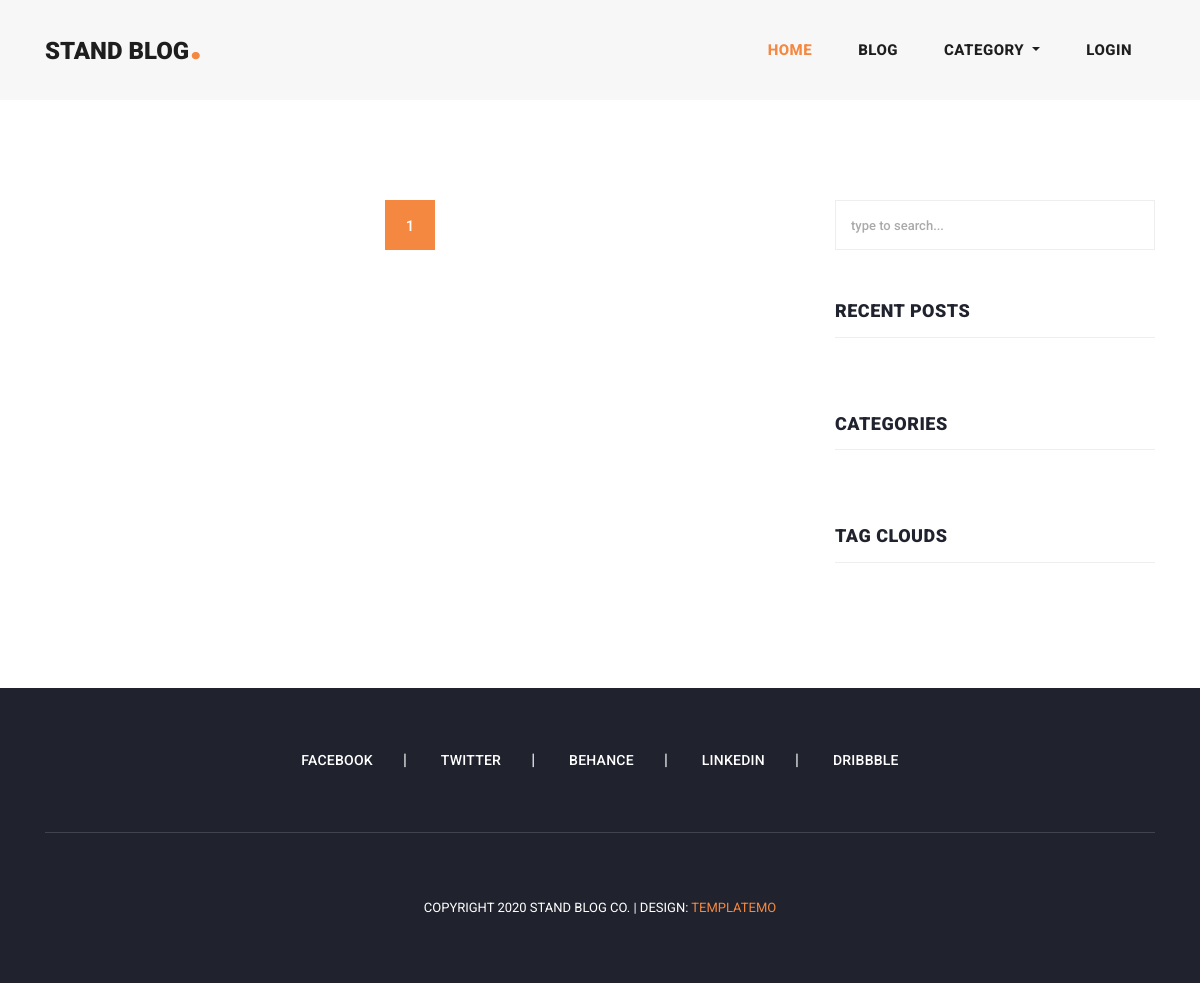
The app's page /post, older data.
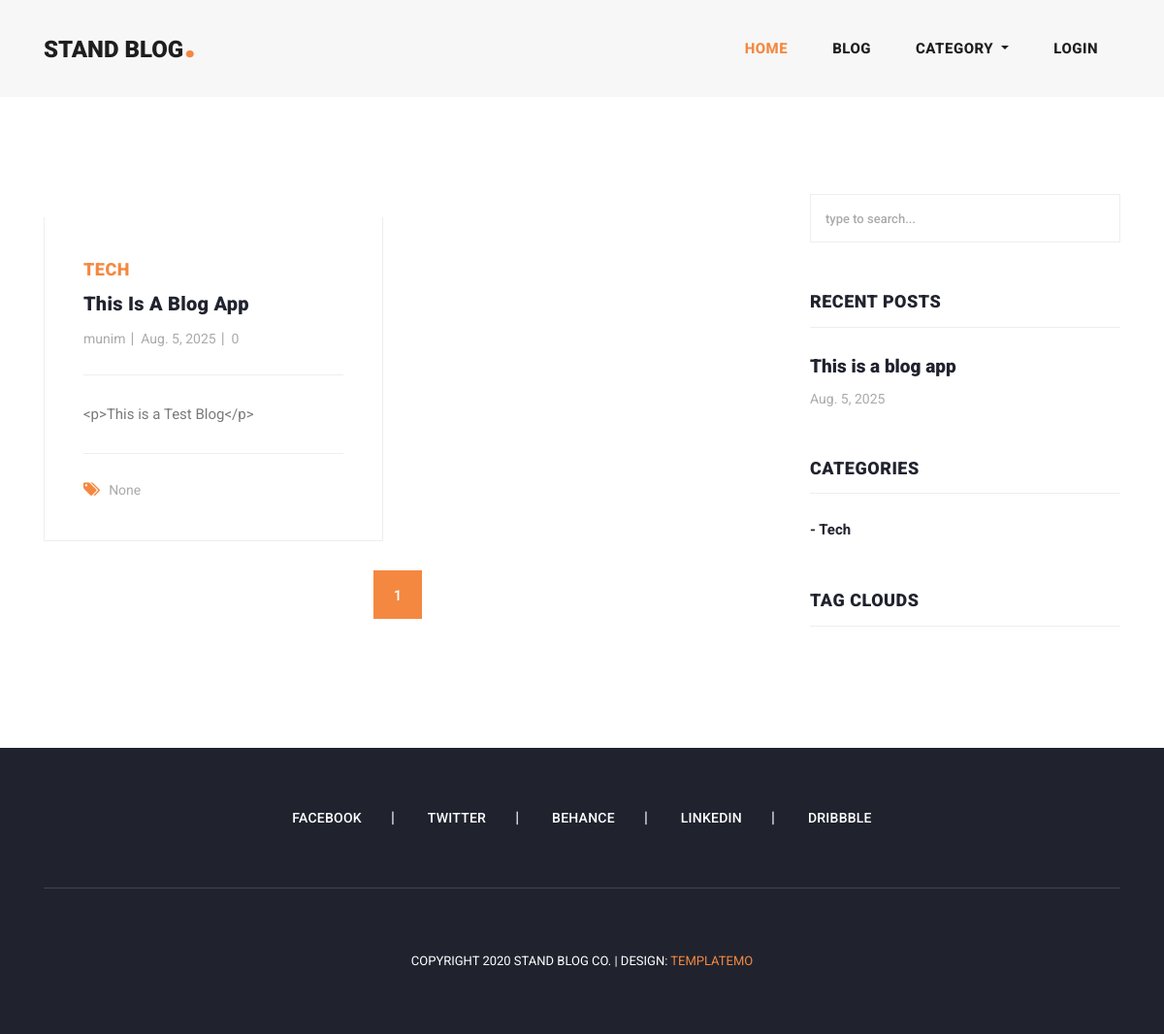
The same page, newer data.
### home/models.py (models this page shows, shortened)
class Blog (models.Model):
    Banner = models.ImageField(upload_to = 'blog')
    user = models.ForeignKey(User, on_delete=models.CASCADE , related_name='blog_user')
    title = models.CharField(max_length=255)
    category = models.ForeignKey(Category, on_delete=models.CASCADE , related_name='blog_category')
    description = RichTextField()
    tags = models.ManyToManyField(Tag , related_name ='blog_tag', blank=True)
    likes = models.ManyToManyField(User,  blank=True, related_name ='blog_likes', )
    created = models.DateField(auto_now_add=True)
    slug = models.SlugField(blank=True, null=True , unique=True)

class Category(models.Model):
    title = models.CharField(max_length=255)
    slug = models.SlugField(unique=True , blank=True , null=True)
    def __str__(self):
        return self.title

### accounts/models.py (models this page shows, shortened)
class User(AbstractUser):
    email = models.EmailField()
    phone = models.CharField(max_length=12)
    profile_image = models.ImageField(upload_to = 'profile_image',blank = True , null= True)
    REQUIRED_FIELDS = ['email']
    objects = UserManager()

### home/views.py (the view)
# urls.py: path('post', views.blog , name = 'post'),
def blog(request):
  queryset = Blog.objects.order_by('-created')
  tag = Tag.objects.order_by('-created_at')
  page = request.GET.get('page', 1)
  paginator = Paginator(queryset, 4)
  try:
    blog = paginator.page(page)
  except EmptyPage:
    blog =  paginator.page(1)
  except PageNotAnInteger:
    blog = paginator.page(1)
  context = {'blogs':blog,'tags':tag,'paginator':paginator}
  return render(request,'post.html',context)

### home/context_processor.py (called while the page is built)
def get_all_categories(request):
    categories = Category.objects.all()
    context = {'categories': categories}
    return context

### templates/post.html (shortened to what this page needs)
{% extends 'base.html' %}
{% block content %}
<section class="blog-posts grid-system">
    <div class="container">
      <div class="row">
        <div class="col-lg-8">
          <div class="all-blog-posts">
            <div class="row">
              {% for blog in blogs   %}
              <div class="col-lg-6">
                <div class="blog-post">
                  <div class="blog-thumb">
                  </div>
                  <div class="down-content">
                    <span>{{blog.category}}</span>
                    <a href="{% url 'blog_datails' blog.slug %}"><h4>{{blog.title}}</h4></a>
                    <ul class="post-info">
                      <li><a href="#">{{blog.user.username}}</a></li>
                      <li><a href="#">{{blog.created}}</a></li>
                      <li><a href="#">{{blog.blog_comment.count}}</a></li>
                    </ul>
                    <p>{{blog.description| truncatewords:10}}</p>
                    <div class="post-options">
                      <div class="row">
                        <div class="col-lg-12">
                          <ul class="post-tags">
                            {% if blog.tags.all.count > 0 %}
                            {% for tag in blog.tags.all  %}
                            <li><i class="fa fa-tags"></i></li>
                            <li><a href="#">{{tag.title}}</a></li>
                           {% endfor %}
                           {% else %}
                           <li><i class="fa fa-tags"></i></li>
                           <li><a href="#">None</a></li>
                            {% endif %}
                          </ul>
                        </div>
                      </div>
                    </div>
                  </div>
                </div>
              </div>
              {% endfor %}
             {% include 'pagination.html' %}
            </div>
          </div>
        </div>
        <div class="col-lg-4">
          <div class="sidebar">
            <div class="row">
              <div class="col-lg-12">
                <div class="sidebar-item search">
                  <form id="search_form" name="gs" method="GET" action="#">
                    <input type="text" name="q" class="searchText" placeholder="type to search..." autocomplete="on">
                  </form>
                </div>
              </div>
              {% include 'sidebar.html' %}
            </div>
          </div>
        </div>
      </div>
    </div>
  </section>
  {% endblock %}

### templates/base.html (shortened to what this page needs)
<!DOCTYPE html>
{% load static %}
<html lang="en">
  <head>
    <link href="{% static 'vendor/bootstrap/css/bootstrap.min.css' %}" rel="stylesheet">
    <link rel="stylesheet" href="{% static 'assets/css/fontawesome.css'%}">
    <link rel="stylesheet" href="{% static 'assets/css/templatemo-stand-blog.css'%}">
    <link rel="stylesheet" href="{% static 'assets/css/owl.css'%}">
  </head>
  <body>
    {% include 'header.html' %}
    {%block content%}{%endblock%}
    {% include 'fotter.html' %}
</body>
</html>

### templates/header.html (shortened to what this page needs)
<header class="">
    <nav class="navbar navbar-expand-lg">
      <div class="container">
        <a class="navbar-brand" href="{%url 'index'%}"><h2>Stand Blog<em>.</em></h2></a>
        <div class="collapse navbar-collapse" id="navbarResponsive">
          <ul class="navbar-nav ml-auto">
            <li class="nav-item active">
              <a class="nav-link" href="{%url 'index'%}">Home
              </a>
            </li>
            <li class="nav-item">
              <a class="nav-link" href="{%url 'post'%}">Blog</a>
            </li>
            <li class="nav-item dropdown">
              <a class="nav-link dropdown-toggle" href="#" role="button" data-toggle="dropdown" aria-expanded="false">
                Category
              </a>
            {% if request.user.is_authenticated %}
            <li class="nav-item dropdown">
              <a class="nav-link dropdown-toggle" href="#" role="button" data-toggle="dropdown" aria-expanded="false">
                {{request.user}}
              </a>
              <div class="dropdown-menu">
                <a class="dropdown-item" href="{% url 'profile'%}"> My Profile</a>
                <a class="dropdown-item" href="{%url 'logout'%}">Logout</a>
              </div>
              {% else %}
              <li class="nav-item">
                <a class="nav-link" href="{%url 'login'%}">Login</a>
              </li>
            {% endif %}
          </ul>
        </div>
      </div>
    </nav>
  </header>

### templates/pagination.html (shortened to what this page needs)
<div class="col-lg-12">
    <ul class="page-numbers">
      {% for page in paginator.page_range%}
      {% if page == blogs.number  %}
      <li class="active"><a href="?page={{page}}">{{page}}</a></li>
     {% else %}
      <li ><a href="?page={{page}}">{{page}}</a></li>
      {% endif %}
      {% endfor %}
    </ul>
  </div>

### templates/sidebar.html (shortened to what this page needs)
<div class="col-lg-12">
  <div class="sidebar-item recent-posts">
    <div class="sidebar-heading">
      <h2>Recent Posts</h2>
    </div>
    <div class="content">
      <ul>
        {% for blog in blogs|slice:'3'  %}
        <li><a href=" {% url 'blog_datails' blog.slug %} ">
          <h5>{{blog.title}}</h5>
          <span>{{blog.created}}</span>
        </a></li>
        {% endfor %}
      </ul>
    </div>
  </div>
</div>
<div class="col-lg-12">
  <div class="sidebar-item categories">
    <div class="sidebar-heading">
      <h2>Categories</h2>
    </div>
    <div class="content">
      <ul>
        {% for category in categories|slice:'5' %}
        <li><a href="{%url "category_blog" category.slug %}">- {{category.title}}</a></li>
        {% endfor %}
      </ul>
    </div>
  </div>
</div>
<div class="col-lg-12">
  <div class="sidebar-item tags">
    <div class="sidebar-heading">
      <h2>Tag Clouds</h2>
    </div>
  </div>
</div>

### templates/fotter.html
<footer>
    <div class="container">
      <div class="row">
        <div class="col-lg-12">
          <ul class="social-icons">
            <li><a href="#">Facebook</a></li>
            <li><a href="#">Twitter</a></li>
            <li><a href="#">Behance</a></li>
            <li><a href="#">Linkedin</a></li>
            <li><a href="#">Dribbble</a></li>
          </ul>
        </div>
        <div class="col-lg-12">
          <div class="copyright-text">
            <p>Copyright 2020 Stand Blog Co.
               | Design: <a rel="nofollow" href="https://templatemo.com" target="_parent">TemplateMo</a></p>
          </div>
        </div>
      </div>
    </div>
  </footer>

### templates/alljs.html (shortened to what this page needs)
{% load static %}

Row changes from the older to the newer data that the page shows:
added Blog: category "TECH", title "This Is A Blog App", user.username "munim", created "Aug. 5, 2025", blog_comment.count "0", description "<p>This is a Test Blog</p>", shows "None", title "This is a blog app"
added Category: title "Tech"
